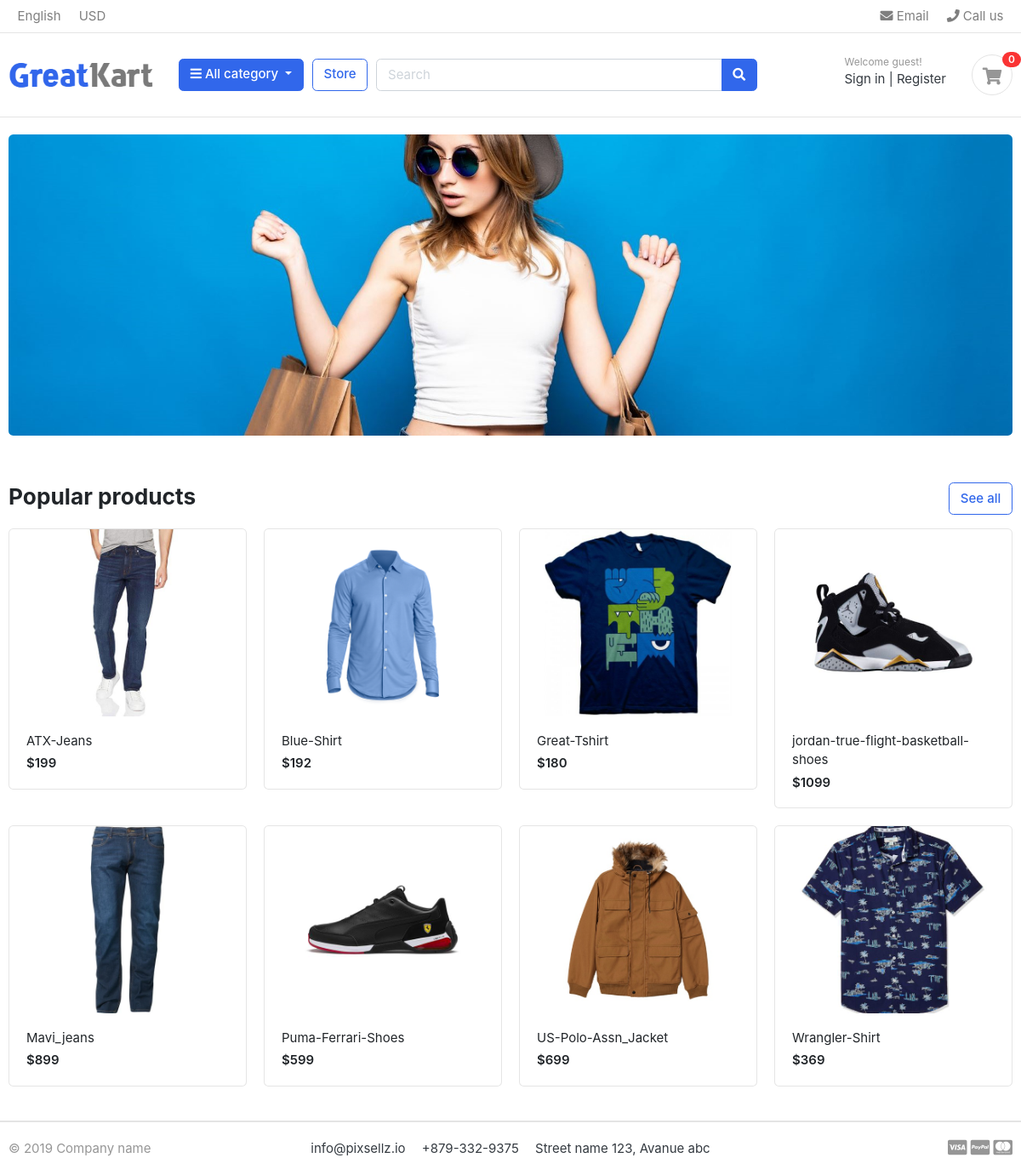
The page / on the database its author committed.
### store/models.py (models this page shows, shortened)
class Product(models.Model):
    product_name         = models.CharField(max_length=200, unique=True)
    slug         = models.SlugField(max_length=200, unique=True)
    description          = models.TextField(max_length=500, blank=True)
    price                = models.IntegerField()
    images               = models.ImageField(upload_to='photos/products')
    stock                = models.IntegerField()
    is_available         = models.BooleanField(default=True)
    category             = models.ForeignKey('category.Category', on_delete=models.CASCADE)
    created_date         = models.DateTimeField(auto_now_add=True)
    modified_date        = models.DateTimeField(auto_now=True)
    def get_url(self):
        return reverse('product_detail', args=[self.category.slug, self.slug])

### greatkart/views.py (the view)
# urls.py: 2. Add a URL to urlpatterns:  path('', views.home, name='home')
def home(request):
    products = Product.objects.all().filter(is_available=True)
    context = {
        'products': products,
    }
    return render(request, 'home.html', context)

### carts/context_processors.py (called while the page is built)
def counter(request):
    cart_count = 0
    if 'admin' in request.path:
        return {}
    else:
        try:
            cart = Cart.objects.filter(cart_id=_cart_id(request))
            if request.user.is_authenticated:
                cart_items = CartItem.objects.all().filter(user=request.user)
            else:
                cart_items = CartItem.objects.all().filter(cart=cart[:1])
            for cart_item in cart_items:
                cart_count += cart_item.quantity
        except Cart.DoesNotExist:
            cart_count = 0
    return dict(cart_count=cart_count)

### carts/views.py (called while the page is built)
def _cart_id(request):
    cart = request.session.session_key
    if not cart:
        cart = request.session.create()
    return cart

### category/context_processors.py (called while the page is built)
def menu_links(request):
   links = Category.objects.all()
   return dict(links=links)

### category/models.py (called while the page is built)
    def get_url(self):
        return reverse('products_by_category', args=[self.slug])

### templates/home.html (shortened to what this page needs)
{% extends 'base.html' %}
{% load static %}
{% block content %}
<section class="section-intro padding-y-sm">
    <div class="container">
        <div class="intro-banner-wrap">
            <img src="{% static 'images/banners/cover.jpg' %}" class="img-fluid rounded">
        </div>
    </div>
</section>
<section class="section-name padding-y-sm">
    <div class="container">
        <header class="section-heading">
            <a href="{% url 'store' %}" class="btn btn-outline-primary float-right">See all</a>
            <h3 class="section-title">Popular products</h3>
        </header>
        <div class="row">
            {% for product in products %}
            <div class="col-md-3">
                <div class="card card-product-grid">
                    <a href="{{ product.get_url }}" class="img-wrap"> <img src="{{ product.images.url }}"> </a>
                    <figcaption class="info-wrap">
                        <a href="{{ product.get_url }}" class="title">{{ product.product_name }}</a>
                        <div class="price mt-1">${{ product.price }}</div>
                    </figcaption>
                </div>
            </div>
            {% endfor %}
        </div>
    </div>
</section>
</body>
</html>
{% endblock %}

### static/css/ui.css (style rules this page uses)
html { font-family: "Inter", sans-serif; font-size: 15px; }
.img-wrap { text-align: center; display: block; }
.img-wrap img { max-width: 100%; }
.padding-y-sm { padding-top: 20px; padding-bottom: 20px; }
.section-heading { margin-bottom: 20px; margin-top: 15px; }
.section-title { color: #212529; }
[class*=card-product] a.title { color: #212529; display: block; }
[class*=card-product] .img-wrap { overflow: hidden; position: relative; }
[class*=card-product] .img-wrap img { height: 100%; max-width: 100%; width: auto; display: inline-block; -o-object-fit: cover; object-fit: cover; }
.card-product-grid { margin-bottom: 20px; }
.card-product-grid .img-wrap { border-radius: 0.2rem 0.2rem 0 0; height: 220px; }
.card-product-grid .info-wrap { overflow: hidden; padding: 18px 20px; }
.card .img-wrap { overflow: hidden; }
.price { font-weight: 600; color: #212529; }

### rows shown on the page
Product: images (picture), product_name "ATX-Jeans", price "199"
Product: images (picture), product_name "Blue-Shirt", price "192"
Product: images (picture), product_name "Great-Tshirt", price "180"
Product: images (picture), product_name "jordan-true-flight-basketball-shoes", price "1099"
Product: images (picture), product_name "Mavi_jeans", price "899"
Product: images (picture), product_name "Puma-Ferrari-Shoes", price "599"
Product: images (picture), product_name "US-Polo-Assn_Jacket", price "699"
Product: images (picture), product_name "Wrangler-Shirt", price "369"

### other values the page prints
{{ cart_count }} "0"
